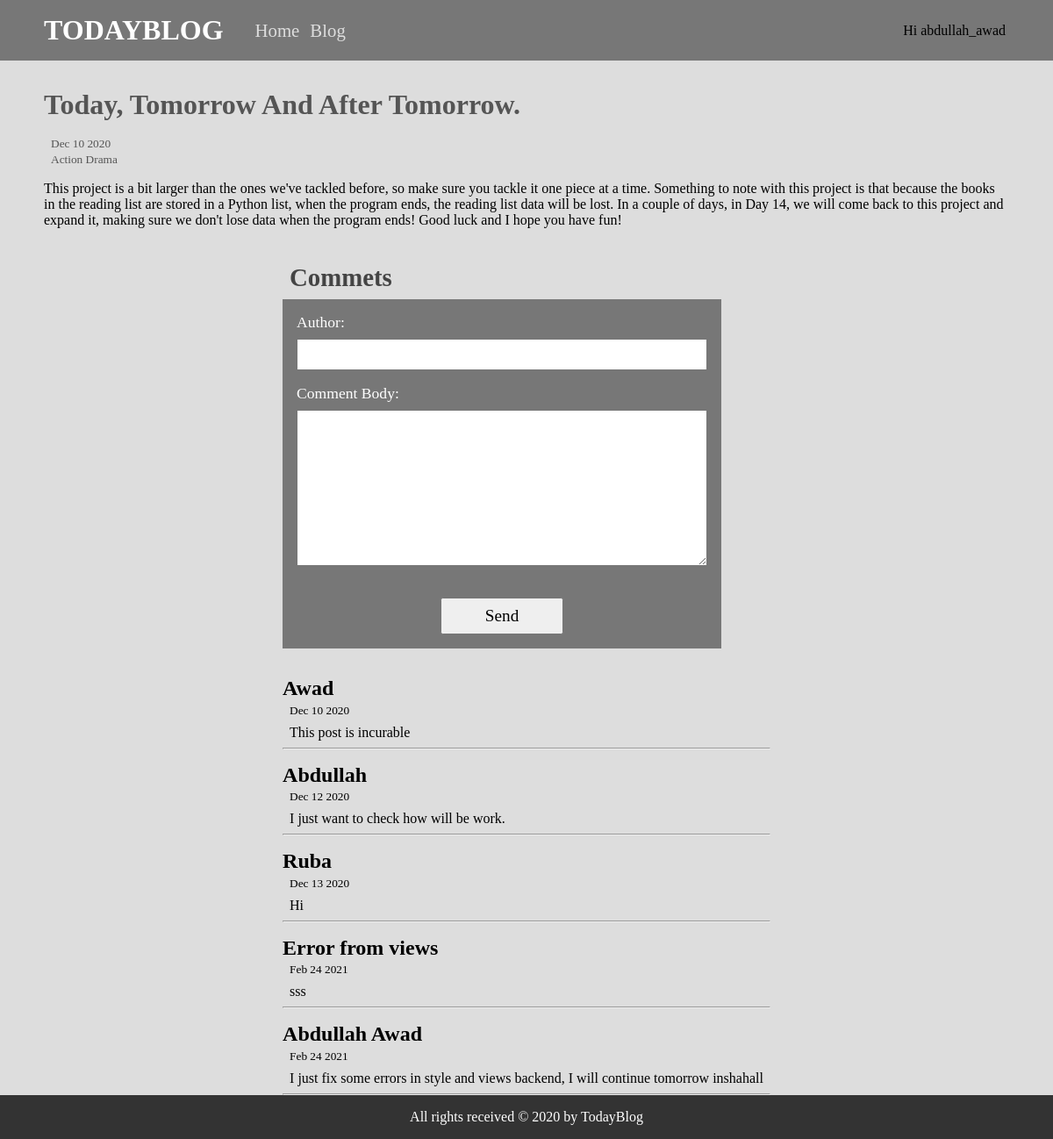
The page /blog/post/1/ (signed in) on the database its author committed.
### blogApp/models.py (models this page shows, shortened)
class Post(models.Model):
    title = models.CharField(verbose_name='title' , max_length=50)
    body = models.TextField(verbose_name='body')
    created_on = models.DateTimeField(verbose_name='created on' , auto_now_add=True)
    last_modified = models.DateTimeField(verbose_name='last modified' , auto_now=True)
    categories = models.ManyToManyField(Category, verbose_name=("categories"), related_name='posts')

class Category(models.Model):
    name = models.CharField(verbose_name='gategory', max_length=20)
    def __str__(self):
        return self.name

class Comment(models.Model):
    author = models.CharField(verbose_name=("author"), max_length=20)
    body = models.TextField(verbose_name=("comment body"))
    created_on = models.DateTimeField(verbose_name=("created on"), auto_now_add=True)
    post = models.ForeignKey(Post, verbose_name=("post"), on_delete=models.CASCADE)

### blogApp/views.py (the view)
# urls.py: path('post/<int:pk>/', post_detail, name = 'post_detail')
def post_detail(request, pk):
    post = get_object_or_404(Post, pk=pk)
    form = CommentFormModel()
    if request.method == 'POST':
        author = request.POST.get('author')
        body = request.POST.get('body')
        Comment.objects.create(author=author, body=body, post=post, created_on=datetime.now())
    context = {
        'object':post,
        'form': form
    }
    return render(request, 'blogApp/post_detail.html', context=context)

### blogApp/models.py
class CommentFormModel(ModelForm):
    class Meta:
        model = Comment
        fields = ['author', 'body']

### templates/blogApp/post_detail.html (shortened to what this page needs)
{% extends 'base.html' %}
{% block content %}
    <div class="post-box-detail">
        <h2>{{object.title|title}}</h2>
        <small class='post-date'>{{object.created_on|date:'M j Y'}}</small>
        <br>
        <small class='post-categories'>{{object.categories.all|join:"&nbsp;"}}</small>
        <p>{{object.body}}</p>
    </div>
    <div class="comment-box">
        <h3 class='comment-heading'>Commets</h3>
        <form method="post">
            {{ form }}
            <input type="submit" value="Send">
        </form>
        {% for comment in object.comment_set.all %}
            <h5>{{comment.author}}</h5>
            <small class='comment-date'>{{comment.created_on|date:'M j Y'}}</small>
            <p class='comment-body' >{{comment.body}}</p>
            <hr>
        {% endfor %}
    </div>
{% endblock content %}

### templates/base.html (shortened to what this page needs)
<!DOCTYPE html>
<html lang="en">
<head>
    {% load static %}
    <link rel="stylesheet" href="{% static 'css/style.css' %}">
</head>
<body>
    <header id="main-header">
        <div class="container">
            <h1 id="logo"><a href="#">TodayBlog</a></h1>
            <nav id="main-nav">
                <ul>
                    <li><a class='btn-nav' href="{% url 'pages:home' %}">Home</a></li>
                    <li><a class='btn-nav' href="{% url 'blogApp:post_list' %}">Blog</a></li>
                    {% if user.is_authenticated  %}
                        <li class='user-area'>Hi {{ user }}</li>
                    {% else %}
                        <li class='user-area'>
                            <a href="" class="btn-sign in">Sign In</a>
                            <a href="" class="btn-sign up">Sign Up</a>
                        </li>
                    {% endif %}
                </ul>
            </nav>
        </div>
    </header>
    <main>
        <div class="container flex-center">
            {% block content %}{% endblock content %}
        </div>
    </main>
    <footer id="main-footer">
        <div class="container">
            <p>All rights received &copy 2020 by TodayBlog</p>
        </div>
    </footer>
</body>
</html>

### static/css/style.css (style rules this page uses)
* { margin: 0; padding: 0; box-sizing: border-box; font-family: 'cascadia code'; }
body { background-color: #ddd; }
.flex-center { display: flex; flex-direction: column; align-items: center; justify-content: center; }
.container { max-width: 1100px; margin: auto; }
#main-header { background-color: #777; padding: 1rem; }
#main-header .container { position: relative; display: flex; align-items: center; justify-content: flex-start; }
#logo { text-transform: uppercase; padding-right: 2rem; }
#logo a { text-decoration: none; color:white; }
#main-nav ul li.user-area { position: absolute; right: 0; top: 50%; transform: translateY(-50%); }
#main-nav ul li { display: inline-block; padding: 0 0.25rem; }
#main-nav ul li a { text-decoration: none; color: #ddd; font-size: 1.3rem; transition: color 0.3s ease-in-out; }
main { min-height: 87vh; }
#main-footer { background-color: #333; color: white; padding: 1rem; text-align: center; }
h2 { padding: 1rem 0; font-size: 2rem; color: #555; }
.post-box-detail { padding: 1rem 0; margin-bottom: 1rem; }
.post-box-detail small { padding-left: 0.5rem; color: #555; }
.post-box-detail p { padding-top: 1rem; }
h3.comment-heading { font-size: 1.8rem; padding: 0.5rem; color: #444; }
form { padding: 1rem; background-color: #777; color: #333; width: 500px; margin-bottom: 2rem; }
form label { color: white; font-size: 1.1rem; text-transform: capitalize; padding-bottom: 0.5rem; display: block; }
form input, form textarea { width: 100%; padding: 8px; margin-bottom: 1rem; }
form input[type='submit'] { width: 30%; display: block; cursor: pointer; margin: auto; margin-top: 1rem; font-size: 1.2rem; }
h5 { font-size: 1.5rem; margin-top: 1rem; padding-bottom: 0.1rem; }
.comment-date { padding-left: 0.5rem; }
.comment-body { padding: 0.5rem; }

### rows shown on the page
Post: title "Today, Tomorrow And After Tomorrow.", created_on "Dec 10 2020", categories.all "Action Drama", body "This project is a bit larger than the ones we've tackled before, so make sure you tackle it one piece at a time. Something to note with this project is that because the books in the reading list are stored in a Python list, when the program ends, the reading list data will be lost. In a couple of days, in Day 14, we will come back to this project and expand it, making sure we don't lose data when the program ends! Good luck and I hope you have fun!"
Comment: author "Awad", created_on "Dec 10 2020", body "This post is incurable"
Comment: author "Abdullah", created_on "Dec 12 2020", body "I just want to check how will be work."
Comment: author "Ruba", created_on "Dec 13 2020", body "Hi"
Comment: author "Error from views", created_on "Feb 24 2021", body "sss"
Comment: author "Abdullah Awad", created_on "Feb 24 2021", body "I just fix some errors in style and views backend, I will continue tomorrow inshahall"

### other values the page prints
{{ user }} "abdullah_awad"
